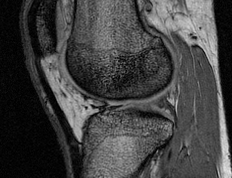
%> input picture Lab2/img1.BMP, 232 x 178 px
$ octave test4.m   (GNU Octave 9; MATLAB toolbox functions it lacks are replaced by stand-ins)
%> lines starting %> are read from the running program, lines starting %| are printed output that depends on the picture; in (x1, y1, x2, y2) boxes, pixels count from 0 and x2, y2 are one past the last pixel; in counts of white or black regions, pixels touching at a corner belong together; the program's own positions count from 1
a = imread('img1.BMP');
%> a is the input picture: size 178x232x3 uint8; min 0, max 233, mean 65.6
b = imread('img2.BMP');
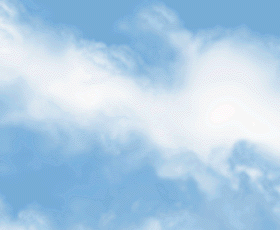
%> input picture Lab2/img2.BMP, 280 x 230 px
%> b is the input picture: size 230x280x3 uint8; mean R, G, B 174.1, 205.4, 230.3
c = imread('img3.BMP');
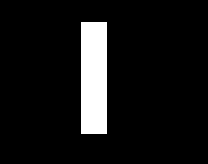
%> input picture Lab2/img3.BMP, 208 x 164 px
%> c: size 164x208 logical; 8.5% white; 1 white region, box (x1, y1, x2, y2) and area: (81, 22, 107, 134) 2912

[heightA, widthA, dimA] = size(a);
%> heightA = 178; widthA = 232; dimA = 3
[heightB, widthB, dimB] = size(b);
%> heightB = 230; widthB = 280; dimB = 3
[heightC, widthC, dimC] = size(c);
%> heightC = 164; widthC = 208; dimC = 1

fprintf('heigh of A : %d\n', heightA);
%| heigh of A : 178
fprintf('width of A : %d\n', widthA);
%| width of A : 232
fprintf('dimention of A : %d\n', dimA);
%| dimention of A : 3
whos a

fprintf('heigh of B : %d\n', heightB);
%| heigh of B : 230
fprintf('width of B : %d\n', widthB);
%| width of B : 280
fprintf('dimention of B : %d\n', dimB);
%| dimention of B : 3
whos b

fprintf('heigh of C : %d\n', heightC);
%| heigh of C : 164
fprintf('width of C : %d\n', widthC);
%| width of C : 208
fprintf('dimention of C : %d\n', dimC);
%| dimention of C : 1
whos c

imshow(a)
figure, imshow(b)
figure, imshow(c)
